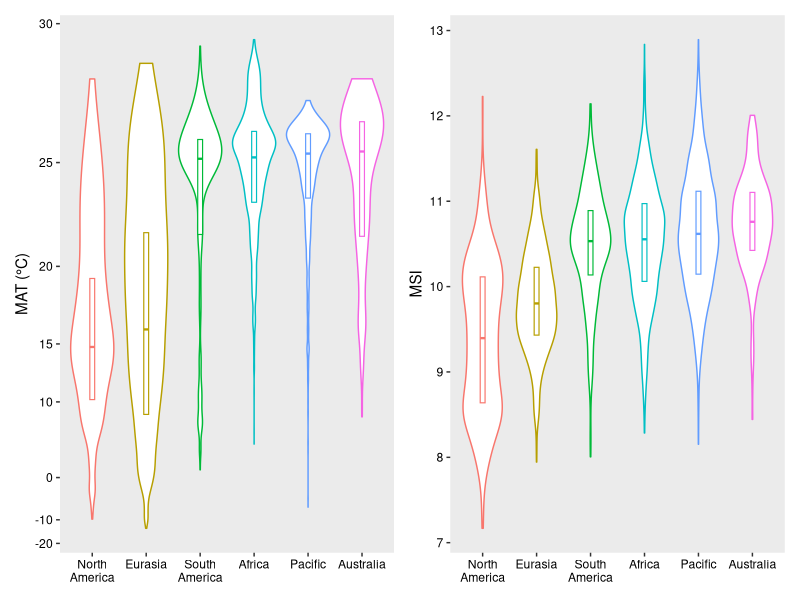
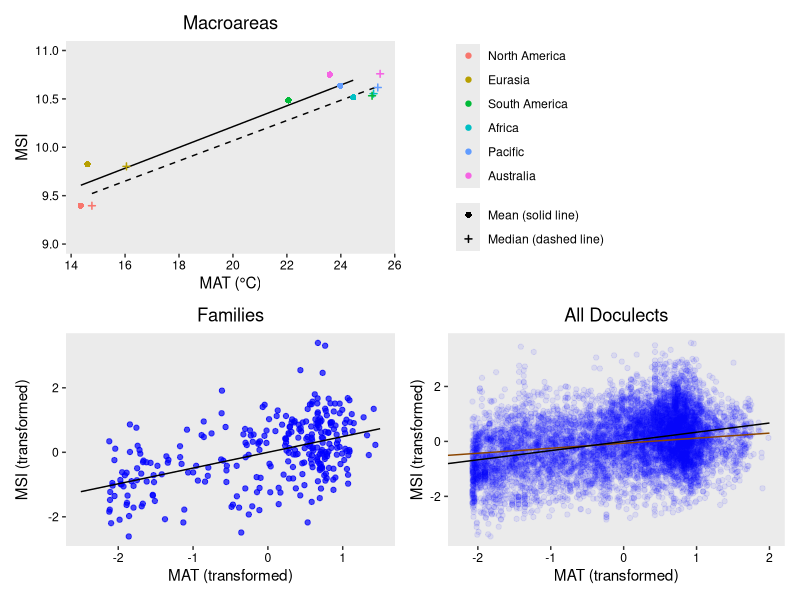
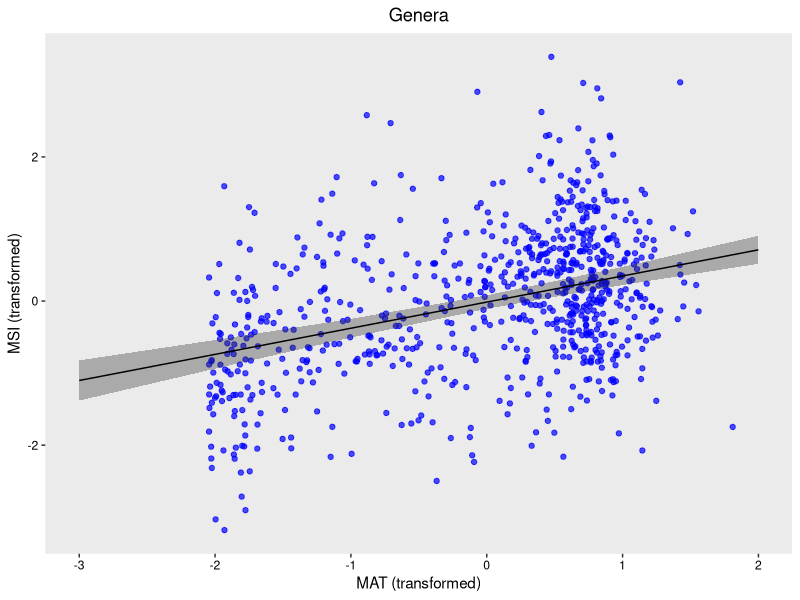
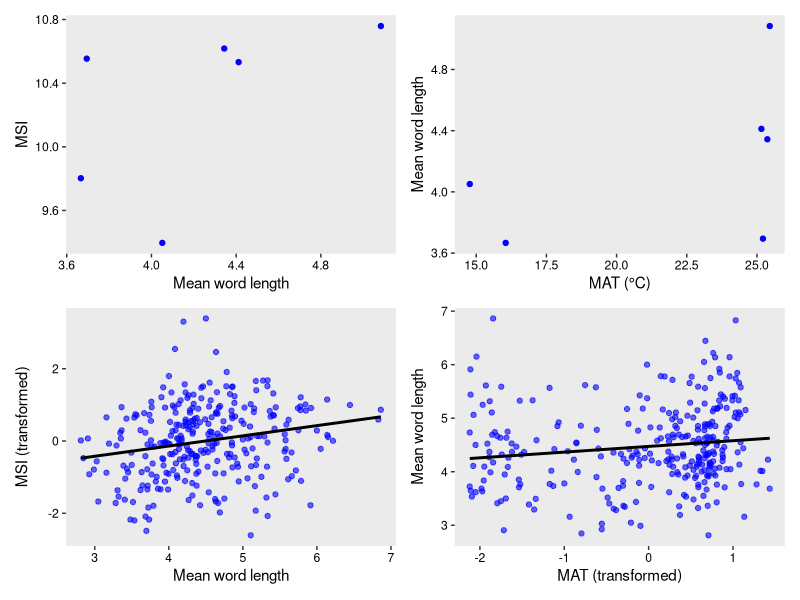
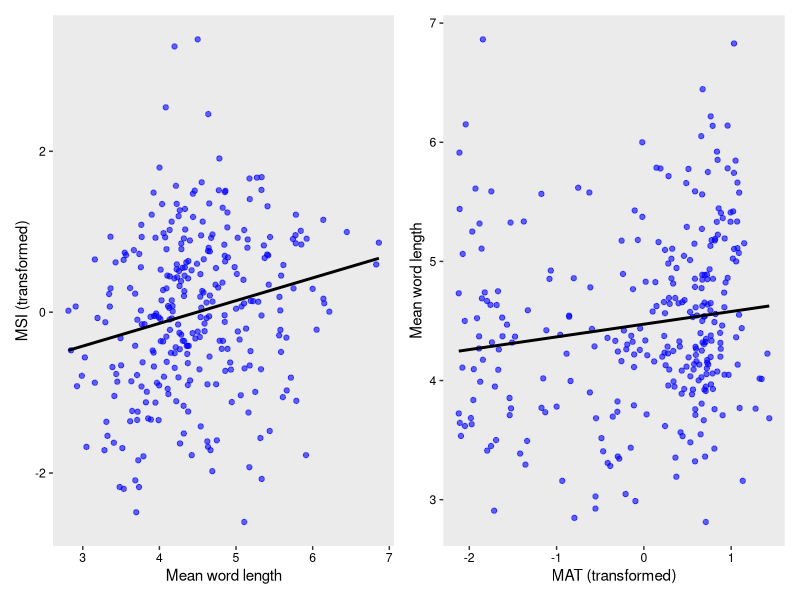
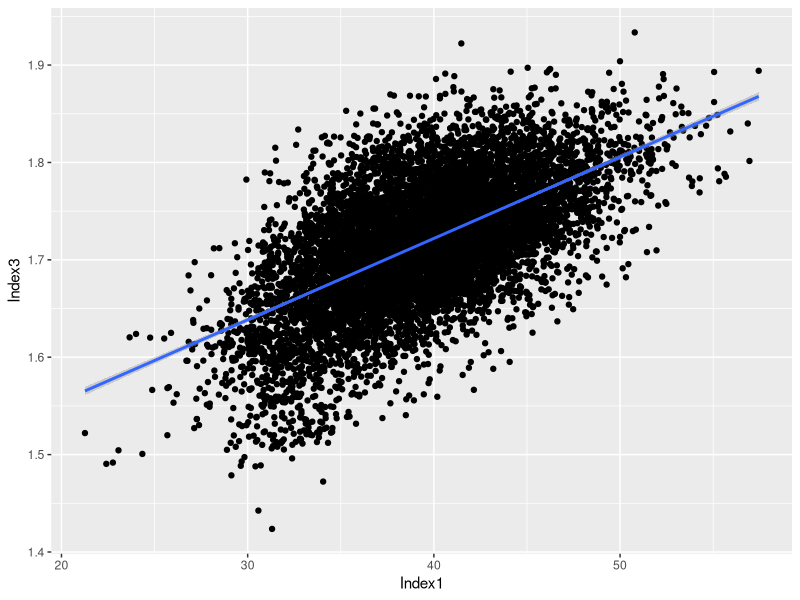
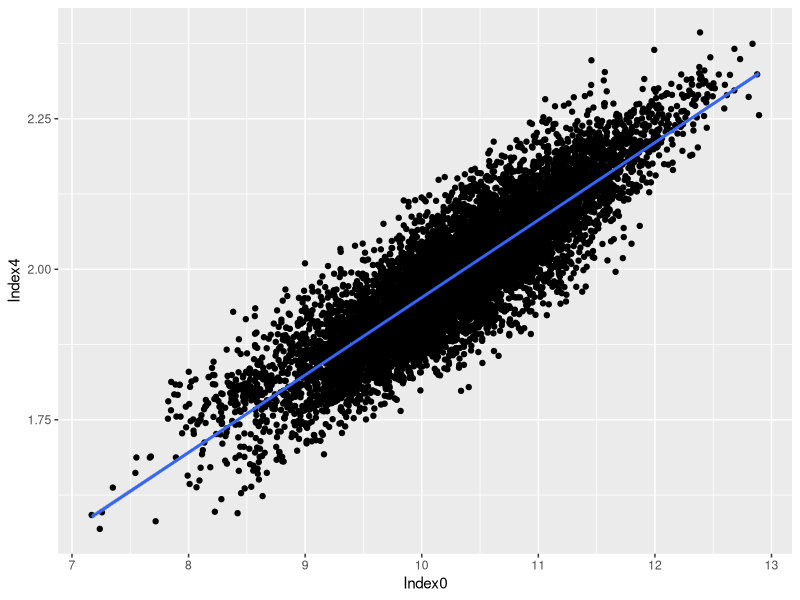
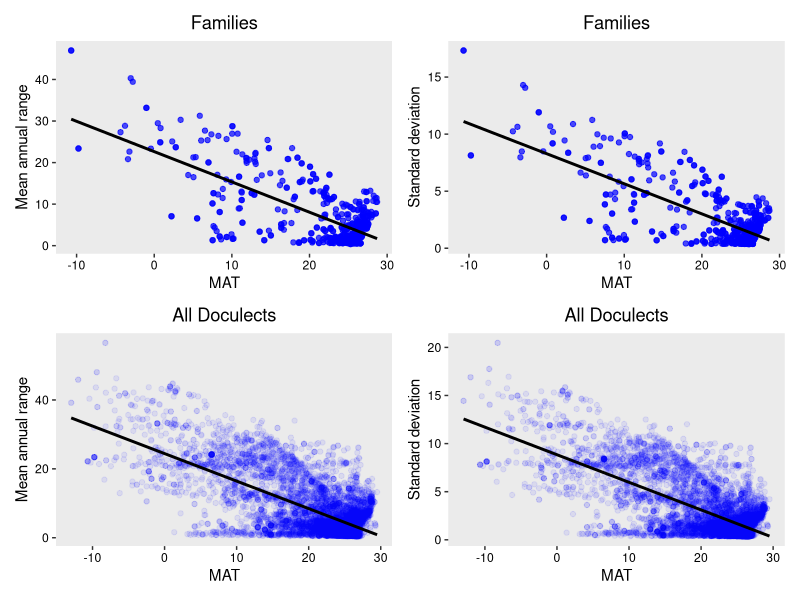

The R source for these figures, in order:
library(lmerTest)
library(ggplot2)
library(ggrepel)
library(ggeffects)
library(dplyr)
library(effects)
library(patchwork)
library(tibble)


# Read csv files
# ==============

d_mac <- read.csv(file = "data/data_macroarea.csv")
d_fam <- read.csv(file = "data/data_family.csv")
d_gen <- read.csv(file = "data/data_genus.csv")
d_all <- read.csv(file = "data/data.csv")

d_mac$Macroarea <- sub("Am", " Am", d_mac$Macroarea)
d_all$Macroarea <- sub("Am", " Am", d_all$Macroarea)
d_mac_mean <- d_mac %>% filter(Method == "mean")
d_mac_med <- d_mac %>% filter(Method == "median")
d_fam_mean <- d_fam %>% filter(Method == "mean")
d_gen_mean <- d_gen %>% filter(Method == "mean")

order <- d_mac_med[order(d_mac_med$Index0), ]$Macroarea
d_mac$Macroarea <- factor(d_mac$Macroarea, levels = order) # reorder by medians
d_all$Macroarea <- factor(d_all$Macroarea, levels = order)


# Fit models
# ==========

m_mac_mean <- lm(Index0 ~ T, data = d_mac_mean)
m_mac_med <- lm(Index0 ~ T, data = d_mac_med)
m_fam <- lm(Index0_trans ~ T_trans, data = d_fam_mean)
m_gen <- lmer(Index0_trans ~ T_trans + (T_trans | Family), data = d_gen)
m_gen_1 <- lmer(Index0_trans ~ T_trans + (1 | Family), data = d_gen)
m_all <- lmer(Index0_trans ~ T_trans + (T_trans | Family), data = d_all)
m_all_1 <- lmer(Index0_trans ~ T_trans + (1 | Family), data = d_all)
anova(m_gen, m_gen_1)  # p < 0.001. Use m_gen
anova(m_all, m_all_1)  # p < 0.001. Use m_all
m_all_lm <- lm(Index0_trans ~ T_trans, data = d_all)

summary(m_mac_mean)
summary(m_mac_med)
summary(m_fam)
summary(m_gen)
summary(m_all)
summary(m_all_lm)


# Plot distribution
# =================

p01 <- ggplot(d_all, aes(x = Macroarea, y = T, color = Macroarea)) +
  geom_violin(scale = "width", width = 0.8) +
  geom_boxplot(width = 0.09, lwd = 0.4, outlier.shape = NA, coef = 0) +
  scale_x_discrete(labels = sub(" ", "\n", levels(d_all$Macroarea))) +
  theme(panel.grid.major = element_blank(), panel.grid.minor = element_blank(),
        axis.text.x = element_text(color = "black"),
        axis.text.y = element_text(color = "black"),
        legend.position = "none", axis.title.x = element_blank()) +
  coord_trans(y = scales::exp_trans(1.06)) +
  scale_y_continuous(breaks = c(-20,-10,0,10,15,20,25,30)) +
  ylab("MAT (°C)")
p02 <- ggplot(d_all, aes(x = Macroarea, y = Index0, color = Macroarea)) +
  geom_violin(scale = "width", width = 0.75) +
  geom_boxplot(width = 0.09, lwd = 0.4, outlier.shape = NA, coef = 0) +
  scale_x_discrete(labels = sub(" ", "\n", levels(d_all$Macroarea))) +
  theme(panel.grid.major = element_blank(), panel.grid.minor = element_blank(),
        axis.text.x = element_text(color = "black"),
        axis.text.y = element_text(color = "black"),
        legend.position = "none", axis.title.x = element_blank()) +
  ylab("MSI")
p01 + p02
# Then, save as distribution.pdf (7 * 4 inches)


# Plot correlation
# ================

e_mac_mean <- ggpredict(m_mac_mean, terms = "T")
e_mac_med <- ggpredict(m_mac_med, terms = "T")
e_fam <- ggpredict(m_fam, terms = "T_trans")
e_gen <- ggpredict(m_gen, terms = "T_trans")
e_all_lm <- ggpredict(m_all_lm, terms = "T_trans")
e_all_lmer <- ggpredict(m_all, terms = "T_trans")

p1_labels <- c("Mean (solid line)", "Median (dashed line)")
p1 <- ggplot() +
  geom_line(data = e_mac_mean, aes(x, predicted)) +
  geom_line(data = e_mac_med, aes(x, predicted), linetype = "dashed") +
  geom_point(data = d_mac, aes(T, Index0, color = Macroarea,
                               shape = Method, stroke = Method, size = Method)) +
  scale_shape_manual(labels = p1_labels, values = c(16, 3)) +
  scale_size_manual(labels = p1_labels, values = c(1.5, 1.1)) +
  scale_discrete_manual(labels = p1_labels, aesthetics = "stroke", values = c(1, 0.8)) +
  theme(panel.grid.major = element_blank(), panel.grid.minor = element_blank(),
        axis.text.x = element_text(color = "black"),
        axis.text.y = element_text(color = "black"),
        legend.title = element_blank(),
        legend.spacing.y = unit(0, "cm"), legend.margin = margin(),
        plot.title = element_text(hjust = 0.5)) +
  coord_cartesian(ylim = c(9, 11)) +
  ggtitle("Macroareas") +
  xlab("MAT (°C)") + ylab("MSI")
p2 <- ggplot() +
  geom_point(data = d_fam_mean, aes(T_trans, Index0_trans), color = "blue", alpha = 0.7) +
  geom_line(data = e_fam, aes(x, predicted)) +
  theme(panel.grid.major = element_blank(), panel.grid.minor = element_blank(),
        axis.text.x = element_text(color = "black"),
        axis.text.y = element_text(color = "black"),
        plot.title = element_text(hjust = 0.5)) +
  ggtitle("Families") +
  xlab("MAT (transformed)") + ylab("MSI (transformed)")
p3 <- ggplot() +
  geom_point(data = d_all, aes(T_trans, Index0_trans), color = "blue", alpha = 0.08) +
  geom_line(data = e_all_lmer, aes(x, predicted), color = "darkorange4") +
  geom_line(data = e_all_lm, aes(x, predicted)) +
  theme(panel.grid.major = element_blank(), panel.grid.minor = element_blank(),
        axis.text.x = element_text(color = "black"),
        axis.text.y = element_text(color = "black"),
        plot.title = element_text(hjust = 0.5)) +
  coord_cartesian(xlim = c(-2.2, 2)) +
  ggtitle("All Doculects") +
  xlab("MAT (transformed)") + ylab("MSI (transformed)")
p1 + guide_area() + p2 + p3 + plot_layout(guides = "collect", design = "AAB#\nCCDD")
# Then, save as correlation.pdf (6 * 6 inches)

ggplot() +
  geom_point(data = d_gen_mean, aes(T_trans, Index0_trans), color = "blue", alpha = 0.7) +
  geom_ribbon(data = e_gen, aes(x, ymin = conf.low, ymax = conf.high), alpha = 0.35) +
  geom_line(data = e_gen, aes(x, predicted)) +
  theme(panel.grid.major = element_blank(), panel.grid.minor = element_blank(),
        axis.text.x = element_text(color = "black"),
        axis.text.y = element_text(color = "black"),
        plot.title = element_text(hjust = 0.5)) +
  ggtitle("Genera") +
  xlab("MAT (transformed)") + ylab("MSI (transformed)")
# Then, save as correlation_genera.pdf (4 * 4 inches) [not used]


# Correlation with word length
# ============================

m_s_wl_mac <- lm(Index0 ~ WL,  data = d_mac_med)
m_t_wl_mac <- lm(WL ~ T, data = d_mac_med)
m_s_wl_fam <- lm(Index0_trans ~ WL,  data = d_fam_mean)
m_t_wl_fam <- lm(WL ~ T_trans, data = d_fam_mean)
m_s_wl_all <- lm(Index0 ~ WL,  data = d_all)
m_t_wl_all <- lm(WL ~ T_trans, data = d_all)
summary(m_s_wl_mac)
summary(m_t_wl_mac)
summary(m_s_wl_fam)
summary(m_t_wl_fam)
summary(m_s_wl_all)
summary(m_t_wl_all)

p1 <- ggplot(d_mac_med, aes(WL, Index0)) +
  geom_point(color = "blue") +
  theme(panel.grid.major = element_blank(), panel.grid.minor = element_blank(),
        axis.text.x = element_text(color = "black"),
        axis.text.y = element_text(color = "black")) +
  xlab('Mean word length') + ylab('MSI')
p2 <- ggplot(d_mac_med, aes(T, WL)) +
  geom_point(color = "blue") +
  theme(panel.grid.major = element_blank(), panel.grid.minor = element_blank(),
        axis.text.x = element_text(color = "black"),
        axis.text.y = element_text(color = "black")) +
  xlab('MAT (°C)') + ylab('Mean word length')
p3 <- ggplot(d_fam_mean, aes(WL, Index0_trans)) +
  geom_point(color = "blue", alpha = 0.6) +
  geom_smooth(method = lm, color = "black", se = F) +
  theme(panel.grid.major = element_blank(), panel.grid.minor = element_blank(),
        axis.text.x = element_text(color = "black"),
        axis.text.y = element_text(color = "black")) +
  xlab('Mean word length') + ylab('MSI (transformed)')
p4 <- ggplot(d_fam_mean, aes(T_trans, WL)) +
  geom_point(color = "blue", alpha = 0.6) +
  geom_smooth(method = lm, color = "black", se = F) +
  theme(panel.grid.major = element_blank(), panel.grid.minor = element_blank(),
        axis.text.x = element_text(color = "black"),
        axis.text.y = element_text(color = "black")) +
  xlab('MAT (transformed)') + ylab('Mean word length')
p1 + p2 + p3 + p4  # Unused
p3 + p4
# Then, save as word_length.pdf (6 * 3 inches)

m_wl_fam_1 <- lm(Index0_trans ~ T_trans * WL, data = d_fam_mean)
m_wl_fam_2 <- lm(Index0_trans ~ T_trans + WL, data = d_fam_mean)
anova(m_wl_fam_1, m_wl_fam_2)  # Not significant. Use 2
m_wl_fam_3 <- lm(Index0_trans ~ T_trans, data = d_fam_mean)
m_wl_fam_4 <- lm(Index0_trans ~ WL, data = d_fam_mean)
anova(m_wl_fam_2, m_wl_fam_3)  # Significant. Use 2
anova(m_wl_fam_2, m_wl_fam_4)  # Significant. Use 2
summary(m_wl_fam_2)

# Unused
m_wl_all_1 <- lmer(Index0_trans ~ T_trans * WL + (T_trans * WL | Family), data = d_all)
m_wl_all_2 <- lmer(Index0_trans ~ T_trans * WL + (T_trans + WL | Family), data = d_all)
m_wl_all_3 <- lmer(Index0_trans ~ T_trans + WL + (T_trans * WL | Family), data = d_all)
m_wl_all_4 <- lmer(Index0_trans ~ T_trans + WL + (T_trans + WL | Family), data = d_all)
m_wl_all_5 <- lmer(Index0_trans ~ T_trans + (T_trans * WL | Family), data = d_all)
anova(m_wl_all_1, m_wl_all_2)  # Significant. Use 1
anova(m_wl_all_1, m_wl_all_3)  # Not significant. Use 3
anova(m_wl_all_3, m_wl_all_4)  # Significant. Use 3
anova(m_wl_all_3, m_wl_all_5)  # Significant. Use 3
summary(m_wl_all_3)


# Linear correlation between different sonority scales (for SI)
# =============================================================

r2s <- matrix(0, 5, 5)
ps <- matrix(0, 5, 5)
r2s_trans <- matrix(0, 5, 5)
ps_trans <- matrix(0, 5, 5)
for (i in 0:4) {
  for (j in 0:4) {
    if (i == j) next
    fomula <- paste("Index", i, " ~ ", "Index", j, sep = "")
    fomula_trans <- paste("Index", i, "_trans ~ ", "Index", j, "_trans", sep = "")
    r2s[i + 1, j + 1] <- summary(lm(fomula, data = d_all))$r.squared
    ps[i + 1, j + 1] <- summary(lm(fomula, data = d_all))$coefficients[8]
    r2s_trans[i + 1, j + 1] <- summary(lm(fomula_trans, data = d_all))$r.squared
    ps_trans[i + 1, j + 1] <- summary(lm(fomula_trans, data = d_all))$coefficients[8]
  }
}
print(r2s)
print(ps)
print(r2s_trans)
print(ps_trans)

ggplot(d_all, aes(x = Index1, y = Index3)) + geom_point() + geom_smooth(method = lm)
ggplot(d_all, aes(x = Index0, y = Index4)) + geom_point() + geom_smooth(method = lm)
m_in0_in4 <- lm(Index4 ~ Index0, data = d_all)
summary(m_in0_in4)


# Linear correlation between mean annual range or standard deviation
# ==================================================================

m_all_diff_sd <- lm(T_sd ~ T_diff, data = d_all)
summary(m_all_diff_sd)

m_fam_diff_0 <- lm(Index0_trans ~ T_trans * T_diff, data = d_fam)
m_fam_diff_1 <- lm(Index0_trans ~ T_trans + T_diff, data = d_fam)
anova(m_fam_diff_0, m_fam_diff_1)  # p = 0.216. Use m_fam_diff_1
summary(m_fam_diff_1)

m_fam_sd_0 <- lm(Index0_trans ~ T_trans * T_sd, data = d_fam)
m_fam_sd_1 <- lm(Index0_trans ~ T_trans + T_sd, data = d_fam)
anova(m_fam_sd_0, m_fam_sd_1)  # p = 0.170. Use m_fam_sd_1
summary(m_fam_sd_1)

m_fam_diff <- lm(T_diff ~ T, data = d_fam)
m_fam_sd <- lm(T_sd ~ T, data = d_fam)
m_all_diff <- lm(T_diff ~ T, data = d_all)
m_all_sd <- lm(T_sd ~ T, data = d_all)
summary(m_fam_diff)
summary(m_fam_sd)
summary(m_all_diff)
summary(m_all_sd)

p1 <- ggplot(d_fam, aes(T, T_diff)) +
  geom_point(color = "blue", alpha = 0.7) +
  geom_smooth(method = lm, color = "black", se = F) +
  theme(panel.grid.major = element_blank(), panel.grid.minor = element_blank(),
        axis.text.x = element_text(color = "black"),
        axis.text.y = element_text(color = "black"),
        plot.title = element_text(hjust = 0.5)) +
  ggtitle("Families") +
  xlab("MAT") + ylab("Mean annual range")
p2 <- ggplot(d_fam, aes(T, T_sd)) +
  geom_point(color = "blue", alpha = 0.7) +
  geom_smooth(method = lm, color = "black", se = F) +
  theme(panel.grid.major = element_blank(), panel.grid.minor = element_blank(),
        axis.text.x = element_text(color = "black"),
        axis.text.y = element_text(color = "black"),
        plot.title = element_text(hjust = 0.5)) +
  ggtitle("Families") +
  xlab("MAT") + ylab("Standard deviation")
p3 <- ggplot(d_all, aes(T, T_diff)) +
  geom_point(color = "blue", alpha = 0.08) +
  geom_smooth(method = lm, color = "black", se = F) +
  theme(panel.grid.major = element_blank(), panel.grid.minor = element_blank(),
        axis.text.x = element_text(color = "black"),
        axis.text.y = element_text(color = "black"),
        plot.title = element_text(hjust = 0.5)) +
  ggtitle("All Doculects") +
  xlab("MAT") + ylab("Mean annual range")
p4 <- ggplot(d_all, aes(T, T_sd)) +
  geom_point(color = "blue", alpha = 0.08) +
  geom_smooth(method = lm, color = "black", se = F) +
  theme(panel.grid.major = element_blank(), panel.grid.minor = element_blank(),
        axis.text.x = element_text(color = "black"),
        axis.text.y = element_text(color = "black"),
        plot.title = element_text(hjust = 0.5)) +
  ggtitle("All Doculects") +
  xlab("MAT") + ylab("Standard deviation")
(p1 + p2) / (p3 + p4)
# Then, save as range.pdf (6 * 6 inches) (for SI)


# Plot correlations by language family (for SI)
# =============================================

top_num <- 25
fam_count <- d_all %>% group_by(Family) %>% summarise(Count = n()) %>% arrange(desc(Count))
top_families <- fam_count$Family[1:top_num]

full_family_names <- c(
  "NC"  = "Niger-Congo",
  "An"  = "Austronesian",
  "ST"  = "Sino-Tibetan",
  "TNG" = "Trans-New Guinea",
  "AA"  = "Afro-Asiatic",
  "IE"  = "Indo-European",
  "AuA" = "Austro-Asiatic",
  "PN"  = "Pama-Nyungan",
  "TK"  = "Tai-Kadai",
  "Tor" = "Torricelli",
  "Man" = "Mande",
  "CSu" = "Central Sudanic",
  "Alt" = "Altaic",
  "ESu" = "Eastern Sudanic",
  "OM"  = "Oto-Manguean",
  "May" = "Mayan",
  "UA"  = "Uto-Aztecan",
  "Dra" = "Dravidian",
  "GWB" = "Greater West Bomberai",
  "Sep" = "Sepik",
  "Dog" = "Dogon",
  "Arw" = "Arawakan",
  "Que" = "Quechuan",
  "NDa" = "Nakh-Daghestanian",
  "Ura" = "Uralic")

temperature_results <- character(top_num)
word_length_results <- character(top_num)
labels <- character(top_num)
names(labels) <- top_families
for (i in 1:top_num) {
  family_i <- top_families[i]
  filtered <- filter(d_all, Family == family_i)
  model <- lm(Index0_trans ~ T_trans, data = filtered)
  s <- summary(model)
  temperature_results[i] <- paste(full_family_names[family_i], nrow(filtered),
                                  s$coefficients[2], s$r.squared, s$coefficients[8])
  model <- lm(Index0_trans ~ WL, data = filtered)
  s <- summary(model)
  word_length_results[i] <- paste(full_family_names[family_i], nrow(filtered),
                                  s$coefficients[2], s$r.squared, s$coefficients[8])
  labels[i] <- paste(full_family_names[family_i], ": ", nrow(filtered), sep = "")
}
# family name, number of doculects, estimate slope, r^2, p value
print(temperature_results)
print(word_length_results)

ggplot(data = filter(d_all, Family %in% top_families), aes(T_trans, Index0_trans)) +
  geom_point(na.rm = T, color = "blue", alpha = 0.1) +
  geom_smooth(method = lm, color = "black", se = F, linewidth = 0.5) +
  facet_wrap( ~ Family, labeller = labeller(Family = labels)) +
  theme(panel.grid.major = element_blank(), panel.grid.minor = element_blank(),
        axis.text.x = element_text(color = "black"),
        axis.text.y = element_text(color = "black")) +
  xlab("MAT (transformed)") + ylab("MSI (transformed)")
# Then, save as correlation_by_family.pdf (8 * 8 inches)

ggplot(data = filter(d_all, Family %in% top_families), aes(WL, Index0_trans)) +
  geom_point(na.rm = T, color = "blue", alpha = 0.1) +
  geom_smooth(method = lm, color = "black", se = F, linewidth = 0.5) +
  facet_wrap( ~ Family, labeller = labeller(Family = labels)) +
  theme(panel.grid.major = element_blank(), panel.grid.minor = element_blank(),
        axis.text.x = element_text(color = "black"),
        axis.text.y = element_text(color = "black")) +
  xlab("Mean word length") + ylab("MSI (transformed)")
# Then, save as word_length_by_family.pdf (8 * 8 inches)
